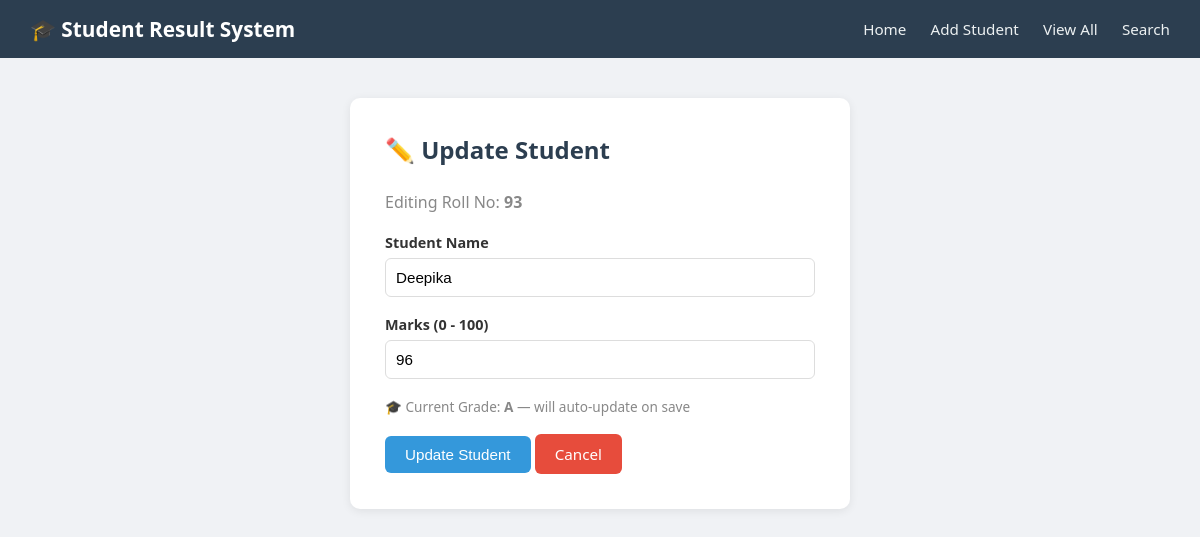
Screenshot of /update/93 with the database file from the repository.
### tables this page shows
CREATE TABLE students(
            id INTEGER PRIMARY KEY AUTOINCREMENT,
            roll_no TEXT NOT NULL UNIQUE,
            name TEXT NOT NULL,
            marks INTEGER NOT NULL,
            grade TEXT NOT NULL
        );

### app.py (the view, shortened to what this page needs)
@app.route('/update/<roll_no>', methods=['GET', 'POST'])
def update_student_route(roll_no):
    message = ''
    student = search_student(roll_no)
    if not student:
        return render_template('error.html', message=f'No student found with Roll No: {roll_no}')
    return render_template('update_student.html', student=student, message=message)

### database.py (called while the page is built)
def get_connection():
    conn = sqlite3.connect(DB_PATH)
    conn.row_factory = sqlite3.Row
    return conn

def search_student(roll_no):
    conn = get_connection()
    cursor = conn.cursor()
    cursor.execute('SELECT * FROM students WHERE roll_no = ?', (roll_no,))
    student = cursor.fetchone()
    conn.close()
    return student

### templates/update_student.html (shortened to what this page needs)
{% extends 'base.html' %}
{% block content %}
<div class="form-container">
    <h2>✏️ Update Student</h2>
    <p style="color:#888; margin-bottom:20px;">Editing Roll No: <strong>{{ student['roll_no'] }}</strong></p>
    <form method="POST" action="{{ url_for('update_student_route', roll_no=student['roll_no']) }}">
        <div class="form-group">
            <label for="name">Student Name</label>
            <input type="text" id="name" name="name" value="{{ student['name'] }}" required>
        </div>
        <div class="form-group">
            <label for="marks">Marks (0 - 100)</label>
            <input type="number" id="marks" name="marks" min="0" max="100" value="{{ student['marks'] }}" required>
        </div>
        <p class="grade-hint">🎓 Current Grade: <strong>{{ student['grade'] }}</strong> — will auto-update on save</p>
        <button type="submit" class="btn">Update Student</button>
        <a href="{{ url_for('view_students') }}" class="btn btn-danger">Cancel</a>
    </form>
</div>
{% endblock %}

### static/style.css (style rules this page uses)
* { margin: 0; padding: 0; box-sizing: border-box; }
body { font-family: 'Segoe UI', Tahoma, Geneva, Verdana, sans-serif; background-color: #f0f2f5; color: #333; }
.btn { display: inline-block; background-color: #3498db; color: white; padding: 10px 20px; border: none; border-radius: 6px; cursor: pointer; text-decoration: none; font-size: 0.95rem; }
.btn-danger { background-color: #e74c3c; }
.form-container { background: white; padding: 35px; border-radius: 10px; box-shadow: 0 2px 10px rgba(0,0,0,0.08); max-width: 500px; margin: 0 auto; }
.form-container h2 { margin-bottom: 25px; color: #2c3e50; }
.form-group { margin-bottom: 18px; }
.form-group label { display: block; margin-bottom: 6px; font-weight: 600; font-size: 0.9rem; }
.form-group input, .form-group select { width: 100%; padding: 10px; border: 1px solid #ddd; border-radius: 6px; font-size: 0.95rem; }
.grade-hint { color: #888; font-size: 0.85rem; margin-bottom: 18px; }

### rows the page displays
students: roll_no "93", name "Deepika", marks "96", grade "A"
